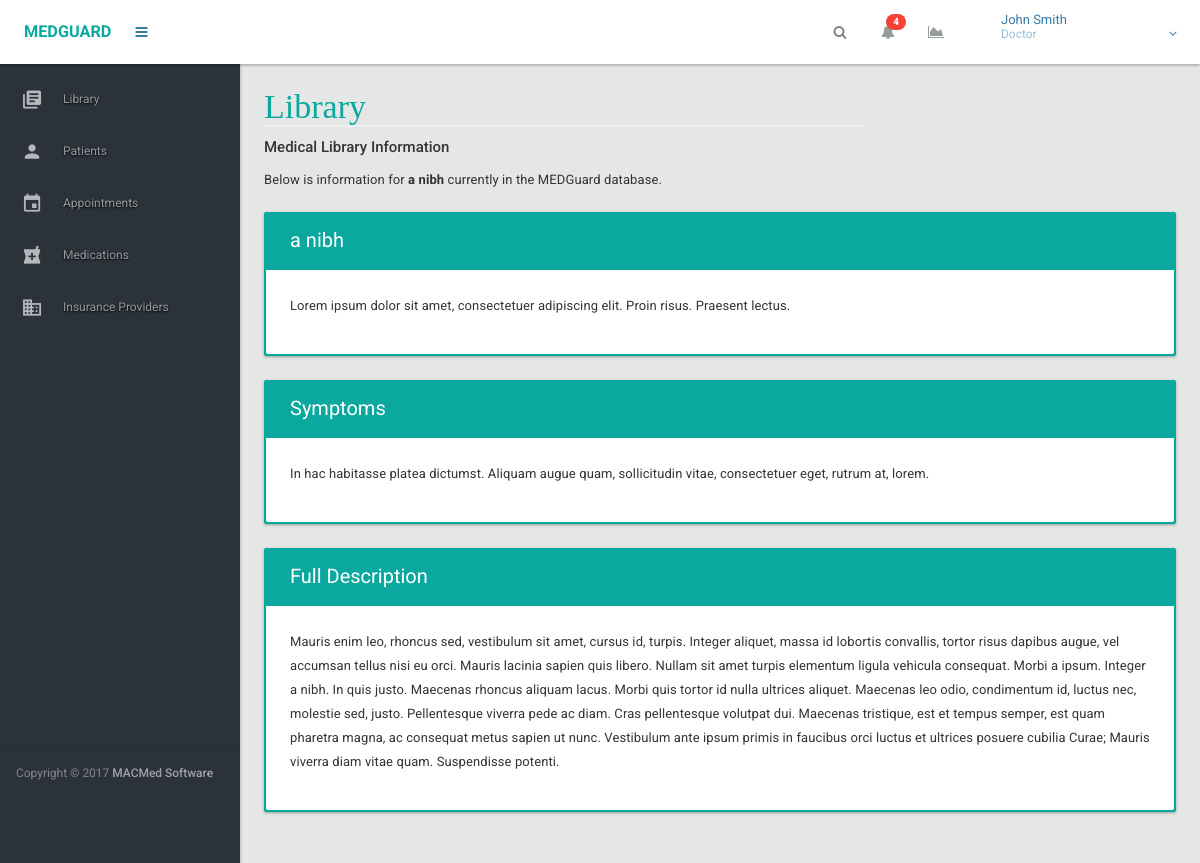
Screenshot of /library/51 (signed in) with the database file from the repository.
### models.py (models this page shows, shortened)
class Roles(db.Model):
	__tablename__ = 'roles'
	role_id = db.Column(db.Integer, primary_key=True)
	name = db.Column(db.String(50), nullable=False)
	role = db.relationship('User_level', foreign_keys = 'User_level.role_id', backref='role')

class MedLibrary(db.Model):
	__tablename__ = 'med_library'
	id = db.Column(db.Integer, primary_key=True)
	name = db.Column(db.String(50), nullable=False)
	symptom = db.Column(db.String(200), nullable=False)
	excerpt = db.Column(db.String(100), nullable=False)
	desc = db.Column(db.String(500), nullable=False)

### views.py (the view)
@app.route('/library/<item_id>')
@login_required
def view_single_library(item_id):
	data = MedLibrary.query.filter(MedLibrary.id == item_id).first()
	page_title = "Library"
	return render_template('library-single.html', main_nav = render_nav('main'), data = data, logged_user = logged_in_user_all(), page_title = page_title)

### controller.py (called while the page is built)
def get_user_role(user_id):
	user = User_level.query.filter_by(user_id=user_id).first()
	if user is not None:
		return user.role_id
	else:
		return False

def get_role_name(role_id):
	role = Roles.query.filter_by(role_id=role_id).first()
	return role.name

### nav.py (called while the page is built)
def render_nav(location):
	if location == "main":
		return render_nav_main()

def render_nav_main():
	links = []
	user_id = session['user_id']
	role = get_user_role(user_id)
	for page in PAGE_ACCESS[role]:
		links.append(mg_get_link(page))
	return links

### user.py (called while the page is built)
def get_logged_in_user_all():
	user_id = session['user_id']
	user = Users.query.filter(Users.user_id == user_id).first()
	user_dict = {}
	user_dict['full_name'] = getattr(user, 'first_name') + " " + getattr(user, 'last_name')
	user_dict['role_name'] = get_role_name(get_user_role(user_id))
	return user_dict

def logged_in_user_all():
	if session['logged_in'] == True:
		return get_logged_in_user_all()

### views.py (called while the page is built)
def login_required(test):
	@wraps(test)
	def wrap(*args, **kwargs):
		if 'logged_in' in session:
			return test(*args, **kwargs)
		else:
			flash('You need to login first')
			return redirect(url_for('login'))
	return wrap

### templates/library-single.html
{% extends "dashboard.html" %}
{% block content %}
<div class="row">
	<div class="col-lg-12">
		<h4>Medical Library Information</h4>
	</div>
	<div class="col-md-8">
		<article class="margin-bottom-xxl">
			<p>
				Below is information for <b>{{ data.name }}</b> currently in the MEDGuard database.
			</p>
		</article>
	</div>
	<div class="col-lg-12">
		<div class="card card-bordered style-primary">
			<div class="card-head">
				<header>{{ data.name }}</header>
			</div>
			<div class="card-body style-default-bright">
				<p>{{ data.excerpt }}</p>
			</div>
		</div>
		<div class="card card-bordered style-primary">
			<div class="card-head">
				<header>Symptoms</header>
			</div>
			<div class="card-body style-default-bright">
				<p>{{ data.symptom }}</p>
			</div>
		</div>
		<div class="card card-bordered style-primary">
			<div class="card-head">
				<header>Full Description</header>
			</div>
			<div class="card-body style-default-bright">
				<p>{{ data.desc }}</p>
			</div>
		</div>
	</div>
</div>
{% endblock %}

### templates/dashboard-header.html (shortened to what this page needs)
<header id="header" >
	<div class="headerbar">
		<div class="headerbar-left">
			<ul class="header-nav header-nav-options">
				<li class="header-nav-brand" >
					<div class="brand-holder">
						<a href="../../html/dashboards/dashboard.html">
							<span class="text-lg text-bold text-primary">MEDGUARD</span>
						</a>
					</div>
				</li>
				<li>
					<a class="btn btn-icon-toggle menubar-toggle" data-toggle="menubar" href="javascript:void(0);">
						<i class="fa fa-bars"></i>
					</a>
				</li>
			</ul>
		</div>
		<div class="headerbar-right">
			<ul class="header-nav header-nav-options">
				<li>
					<form class="navbar-search" role="search">
						<button type="submit" class="btn btn-icon-toggle ink-reaction"><i class="fa fa-search"></i></button>
					</form>
				</li>
				<li class="dropdown hidden-xs">
					<a href="javascript:void(0);" class="btn btn-icon-toggle btn-default" data-toggle="dropdown">
						<i class="fa fa-bell"></i><sup class="badge style-danger">4</sup>
					</a>
				</li>
				<li class="dropdown hidden-xs">
					<a href="javascript:void(0);" class="btn btn-icon-toggle btn-default" data-toggle="dropdown">
						<i class="fa fa-area-chart"></i>
					</a>
				</li>
			</ul>
			<ul class="header-nav header-nav-profile">
				<li class="dropdown">
					<a href="javascript:void(0);" class="dropdown-toggle ink-reaction" data-toggle="dropdown">
						<span class="profile-info">
							{{ logged_user.full_name }}
							<small>{{ logged_user.role_name }}</small>
						</span>
					</a>
				</li>
			</ul>
		</div>
	</div>
</header>

### static/css/main.css (style rules this page uses)
a, h1, h2 { color: #377BA8; }

### rows the page displays
Roles: role_name "Doctor"
MedLibrary: name "a nibh", excerpt "Lorem ipsum dolor sit amet, consectetuer adipiscing elit. Proin risus. Praesent lectus.", symptom "In hac habitasse platea dictumst. Aliquam augue quam, sollicitudin vitae, consectetuer eget, rutrum at, lorem.", desc "Mauris enim leo, rhoncus sed, vestibulum sit amet, cursus id, turpis. Integer aliquet, massa id lobortis convallis, tortor risus dapibus augue, vel accumsan tellus nisi eu orci. Mauris lacinia sapien quis libero. Nullam sit amet turpis elementum ligula vehicula consequat. Morbi a ipsum. Integer a nibh. In quis justo. Maecenas rhoncus aliquam lacus. Morbi quis tortor id nulla ultrices aliquet. Maecenas leo odio, condimentum id, luctus nec, molestie sed, justo. Pellentesque viverra pede ac diam. Cras pellentesque volutpat dui. Maecenas tristique, est et tempus semper, est quam pharetra magna, ac consequat metus sapien ut nunc. Vestibulum ante ipsum primis in faucibus orci luctus et ultrices…"

### other values shown
{{ logged_user.full_name }} "John Smith"
{{ page_title }} "Library"
{{ link['name'] }} "Library" "Patients" "Appointments" "Medications" "Insurance Providers"
